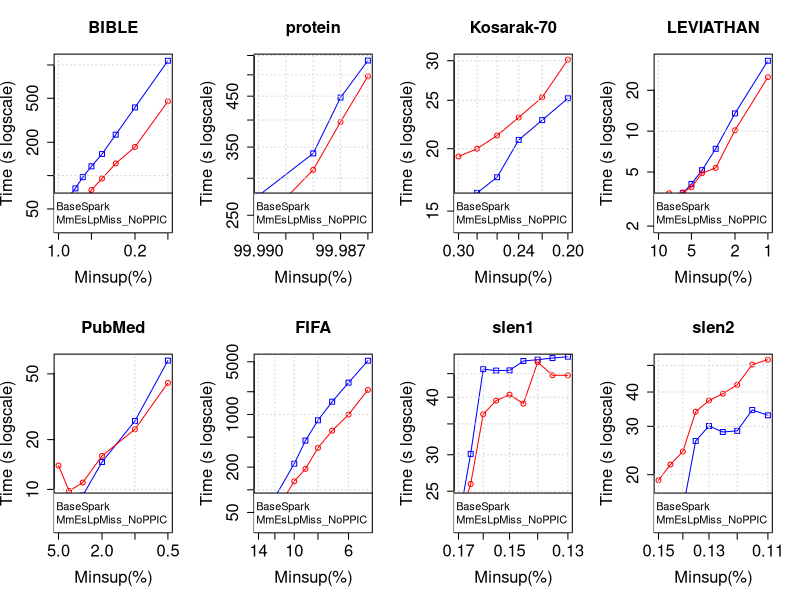

This figure's R source:
tiff("MmEsLpMiss__NoPPIC.png", width=18, height=9, units='in', res=120)
par(mfrow=c(2,4), cex.lab=1.5, cex.axis=1.5, cex.main=1.5, cex.sub=1.5)

#BIBLE
#DATA
x <- c(0.01, 0.009, 0.008, 0.007, 0.006, 0.005, 0.004, 0.003, 0.002, 0.001)*100

zero <- c(52796, 54313, 65238, 76671, 96842, 121262, 156699, 234465, 413217, 1092148)/1000
one <- c(35452, 36785, 35713, 42346, 56086, 74180, 94140, 128774, 181539, 468725)/1000

#PLOT
plot(x, zero, log = "xy", type="o", pch=0, xlab="Minsup(%)",ylab="Time (s logscale)", col="blue", xlim = rev(range(x)), ylim=c(35, 1092))
lines(x, one, col="red", type="o", pch=1)
title(main="BIBLE", cex.lab=1.5, cex.axis=1.5, cex.main=1.5, cex.sub=1.5)
grid()
legend("bottomright", legend=c("BaseSpark", "MmEsLpMiss_NoPPIC"), lty=c(1,1),lwd=c(2,2), col=c("blue", "red"), cex = 1)

#protein
#DATA
x <- c(0.9999, 0.99988, 0.99987, 0.99986)*100

zero <- c(275420, 339255, 446968, 536502)/1000
one <- c(237057, 312765, 396253, 496434)/1000

#PLOT
plot(x, zero, log = "xy", type="o", pch=0, xlab="Minsup(%)",ylab="Time (s logscale)", col="blue", xlim = rev(range(x)), ylim=c(237, 536))
lines(x, one, col="red", type="o", pch=1)
title(main="protein", cex.lab=1.5, cex.axis=1.5, cex.main=1.5, cex.sub=1.5)
grid()
legend("bottomright", legend=c("BaseSpark", "MmEsLpMiss_NoPPIC"), lty=c(1,1),lwd=c(2,2), col=c("blue", "red"), cex = 1)

#Kosarak-70
#DATA
x <- c(0.003, 0.0028, 0.0026, 0.0024, 0.0022, 0.002)*100

zero <- c(14897, 16315, 17535, 20827, 22818, 25235)/1000
one <- c(19298, 20000, 21258, 23093, 25354, 30151)/1000

#PLOT
plot(x, zero, log = "xy", type="o", pch=0, xlab="Minsup(%)",ylab="Time (s logscale)", col="blue", xlim = rev(range(x)), ylim=c(14, 30))
lines(x, one, col="red", type="o", pch=1)
title(main="Kosarak-70", cex.lab=1.5, cex.axis=1.5, cex.main=1.5, cex.sub=1.5)
grid()
legend("bottomright", legend=c("BaseSpark", "MmEsLpMiss_NoPPIC"), lty=c(1,1),lwd=c(2,2), col=c("blue", "red"), cex = 1)

#LEVIATHAN
#DATA
x <- c(0.1, 0.09, 0.08, 0.07, 0.06, 0.05, 0.04, 0.03, 0.02, 0.01)*100

zero <- c(2295, 2312, 2516, 3105, 3496, 4080, 5163, 7414, 13505, 33000)/1000
one <- c(2748, 2808, 3491, 3287, 3539, 3871, 4898, 5367, 10148, 24977)/1000

#PLOT
plot(x, zero, log = "xy", type="o", pch=0, xlab="Minsup(%)",ylab="Time (s logscale)", col="blue", xlim = rev(range(x)), ylim=c(2, 33))
lines(x, one, col="red", type="o", pch=1)
title(main="LEVIATHAN", cex.lab=1.5, cex.axis=1.5, cex.main=1.5, cex.sub=1.5)
grid()
legend("bottomright", legend=c("BaseSpark", "MmEsLpMiss_NoPPIC"), lty=c(1,1),lwd=c(2,2), col=c("blue", "red"), cex = 1)

#PubMed
#DATA
x <- c(0.05, 0.04, 0.03, 0.02, 0.01, 0.005)*100

zero <- c(6549, 7547, 9177, 14644, 25945, 60113)/1000
one <- c(13949, 9785, 11005, 15957, 23109, 44058)/1000

#PLOT
plot(x, zero, log = "xy", type="o", pch=0, xlab="Minsup(%)",ylab="Time (s logscale)", col="blue", xlim = rev(range(x)), ylim=c(6, 60))
lines(x, one, col="red", type="o", pch=1)
title(main="PubMed", cex.lab=1.5, cex.axis=1.5, cex.main=1.5, cex.sub=1.5)
grid()
legend("bottomright", legend=c("BaseSpark", "MmEsLpMiss_NoPPIC"), lty=c(1,1),lwd=c(2,2), col=c("blue", "red"), cex = 1)

#FIFA
#DATA
x <- c(0.14, 0.12, 0.1, 0.09, 0.08, 0.07, 0.06, 0.05)*100

zero <- c(34465, 79626, 221550, 449631, 834468, 1476503, 2639619, 5160952)/1000
one <- c(33111, 49208, 129728, 189627, 359721, 608857, 994174, 2120188)/1000

#PLOT
plot(x, zero, log = "xy", type="o", pch=0, xlab="Minsup(%)",ylab="Time (s logscale)", col="blue", xlim = rev(range(x)), ylim=c(33, 5160))
lines(x, one, col="red", type="o", pch=1)
title(main="FIFA", cex.lab=1.5, cex.axis=1.5, cex.main=1.5, cex.sub=1.5)
grid()
legend("bottomright", legend=c("BaseSpark", "MmEsLpMiss_NoPPIC"), lty=c(1,1),lwd=c(2,2), col=c("blue", "red"), cex = 1)

#slen1
#DATA
x <- c(0.0017, 0.00165, 0.0016, 0.00155, 0.0015, 0.00145, 0.0014, 0.00135, 0.0013)*100

zero <- c(21433, 30124, 46018, 45696, 45741, 47937, 48250, 48646, 48981)/1000
one <- c(21301, 25910, 36740, 39328, 40503, 38721, 47662, 44635, 44621)/1000

#PLOT
plot(x, zero, log = "xy", type="o", pch=0, xlab="Minsup(%)",ylab="Time (s logscale)", col="blue", xlim = rev(range(x)), ylim=c(21, 48))
lines(x, one, col="red", type="o", pch=1)
title(main="slen1", cex.lab=1.5, cex.axis=1.5, cex.main=1.5, cex.sub=1.5)
grid()
legend("bottomright", legend=c("BaseSpark", "MmEsLpMiss_NoPPIC"), lty=c(1,1),lwd=c(2,2), col=c("blue", "red"), cex = 1)

#slen2
#DATA
x <- c(0.0015, 0.00145, 0.0014, 0.00135, 0.0013, 0.00125, 0.0012, 0.00115, 0.0011)*100

zero <- c(13258, 14335, 14949, 26537, 30083, 28606, 28885, 34413, 32900)/1000
one <- c(19100, 21783, 24292, 33911, 37246, 39462, 42475, 50357, 52442)/1000

#PLOT
plot(x, zero, log = "xy", type="o", pch=0, xlab="Minsup(%)",ylab="Time (s logscale)", col="blue", xlim = rev(range(x)), ylim=c(13, 52))
lines(x, one, col="red", type="o", pch=1)
title(main="slen2", cex.lab=1.5, cex.axis=1.5, cex.main=1.5, cex.sub=1.5)
grid()
legend("bottomright", legend=c("BaseSpark", "MmEsLpMiss_NoPPIC"), lty=c(1,1),lwd=c(2,2), col=c("blue", "red"), cex = 1)

dev.off()
